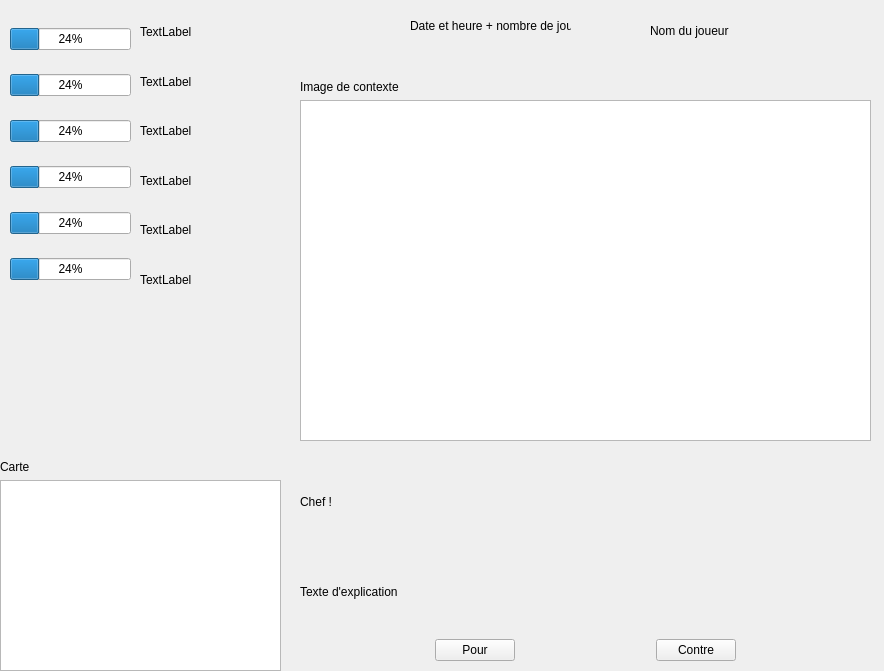
<?xml version="1.0" encoding="UTF-8"?>
<ui version="4.0">
 <class>Form</class>
 <widget class="QWidget" name="Form">
  <property name="geometry">
   <rect>
    <x>0</x>
    <y>0</y>
    <width>884</width>
    <height>671</height>
   </rect>
  </property>
  <property name="windowTitle">
   <string>Form</string>
  </property>
  <widget class="QWidget" name="verticalLayoutWidget">
   <property name="geometry">
    <rect>
     <x>10</x>
     <y>10</y>
     <width>121</width>
     <height>291</height>
    </rect>
   </property>
   <layout class="QVBoxLayout" name="verticalLayout">
    <item>
     <widget class="QProgressBar" name="progressBar_3">
      <property name="value">
       <number>24</number>
      </property>
     </widget>
    </item>
    <item>
     <widget class="QProgressBar" name="progressBar_2">
      <property name="value">
       <number>24</number>
      </property>
     </widget>
    </item>
    <item>
     <widget class="QProgressBar" name="progressBar">
      <property name="value">
       <number>24</number>
      </property>
     </widget>
    </item>
    <item>
     <widget class="QProgressBar" name="progressBar_5">
      <property name="value">
       <number>24</number>
      </property>
     </widget>
    </item>
    <item>
     <widget class="QProgressBar" name="progressBar_4">
      <property name="value">
       <number>24</number>
      </property>
     </widget>
    </item>
    <item>
     <widget class="QProgressBar" name="progressBar_6">
      <property name="value">
       <number>24</number>
      </property>
     </widget>
    </item>
   </layout>
  </widget>
  <widget class="QWidget" name="verticalLayoutWidget_2">
   <property name="geometry">
    <rect>
     <x>140</x>
     <y>10</y>
     <width>141</width>
     <height>291</height>
    </rect>
   </property>
   <layout class="QVBoxLayout" name="verticalLayout_2">
    <item>
     <widget class="QLabel" name="label">
      <property name="text">
       <string>TextLabel</string>
      </property>
     </widget>
    </item>
    <item>
     <widget class="QLabel" name="label_2">
      <property name="text">
       <string>TextLabel</string>
      </property>
     </widget>
    </item>
    <item>
     <widget class="QLabel" name="label_4">
      <property name="text">
       <string>TextLabel</string>
      </property>
     </widget>
    </item>
    <item>
     <widget class="QLabel" name="label_3">
      <property name="text">
       <string>TextLabel</string>
      </property>
     </widget>
    </item>
    <item>
     <widget class="QLabel" name="label_5">
      <property name="text">
       <string>TextLabel</string>
      </property>
     </widget>
    </item>
    <item>
     <widget class="QLabel" name="label_6">
      <property name="text">
       <string>TextLabel</string>
      </property>
     </widget>
    </item>
   </layout>
  </widget>
  <widget class="QLabel" name="label_7">
   <property name="geometry">
    <rect>
     <x>650</x>
     <y>0</y>
     <width>231</width>
     <height>61</height>
    </rect>
   </property>
   <property name="text">
    <string>Nom du joueur</string>
   </property>
  </widget>
  <widget class="QLabel" name="label_8">
   <property name="geometry">
    <rect>
     <x>410</x>
     <y>0</y>
     <width>161</width>
     <height>51</height>
    </rect>
   </property>
   <property name="text">
    <string>Date et heure + nombre de jour</string>
   </property>
  </widget>
  <widget class="QWidget" name="verticalLayoutWidget_3">
   <property name="geometry">
    <rect>
     <x>0</x>
     <y>460</y>
     <width>281</width>
     <height>211</height>
    </rect>
   </property>
   <layout class="QVBoxLayout" name="verticalLayout_3">
    <item>
     <widget class="QLabel" name="label_9">
      <property name="text">
       <string>Carte</string>
      </property>
     </widget>
    </item>
    <item>
     <widget class="QGraphicsView" name="graphicsView"/>
    </item>
   </layout>
  </widget>
  <widget class="QWidget" name="verticalLayoutWidget_4">
   <property name="geometry">
    <rect>
     <x>300</x>
     <y>460</y>
     <width>571</width>
     <height>201</height>
    </rect>
   </property>
   <layout class="QVBoxLayout" name="verticalLayout_4">
    <item>
     <widget class="QLabel" name="label_10">
      <property name="text">
       <string>Chef !</string>
      </property>
     </widget>
    </item>
    <item>
     <widget class="QLabel" name="label_11">
      <property name="text">
       <string>Texte d'explication</string>
      </property>
     </widget>
    </item>
    <item>
     <layout class="QHBoxLayout" name="horizontalLayout">
      <item>
       <spacer name="horizontalSpacer">
        <property name="orientation">
         <enum>Qt::Horizontal</enum>
        </property>
        <property name="sizeHint" stdset="0">
         <size>
          <width>40</width>
          <height>20</height>
         </size>
        </property>
       </spacer>
      </item>
      <item>
       <widget class="QPushButton" name="pushButton">
        <property name="text">
         <string>Pour</string>
        </property>
       </widget>
      </item>
      <item>
       <spacer name="horizontalSpacer_2">
        <property name="orientation">
         <enum>Qt::Horizontal</enum>
        </property>
        <property name="sizeHint" stdset="0">
         <size>
          <width>40</width>
          <height>20</height>
         </size>
        </property>
       </spacer>
      </item>
      <item>
       <widget class="QPushButton" name="pushButton_2">
        <property name="text">
         <string>Contre</string>
        </property>
       </widget>
      </item>
      <item>
       <spacer name="horizontalSpacer_3">
        <property name="orientation">
         <enum>Qt::Horizontal</enum>
        </property>
        <property name="sizeHint" stdset="0">
         <size>
          <width>40</width>
          <height>20</height>
         </size>
        </property>
       </spacer>
      </item>
     </layout>
    </item>
   </layout>
  </widget>
  <widget class="QWidget" name="verticalLayoutWidget_5">
   <property name="geometry">
    <rect>
     <x>300</x>
     <y>80</y>
     <width>571</width>
     <height>361</height>
    </rect>
   </property>
   <layout class="QVBoxLayout" name="verticalLayout_5">
    <item>
     <widget class="QLabel" name="label_12">
      <property name="text">
       <string>Image de contexte</string>
      </property>
     </widget>
    </item>
    <item>
     <widget class="QGraphicsView" name="graphicsView_2"/>
    </item>
   </layout>
  </widget>
 </widget>
 <resources/>
 <connections/>
</ui>
